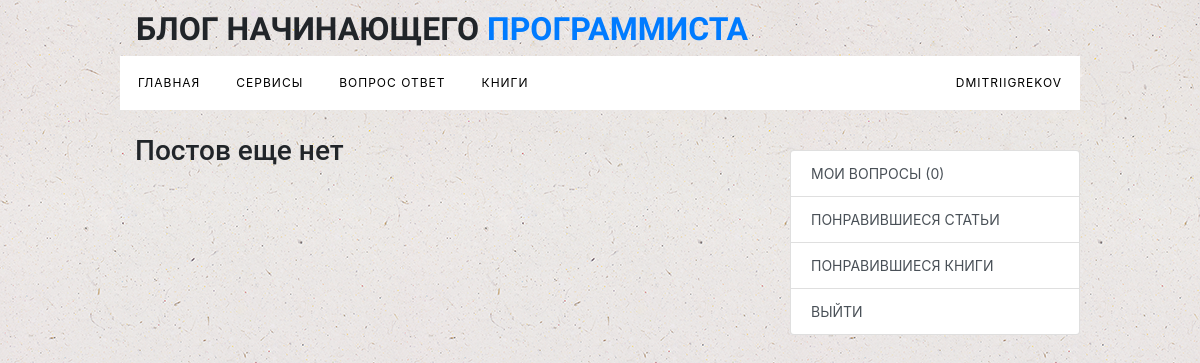
Page /accounts/my_questions/ (signed in) on the earlier database version.
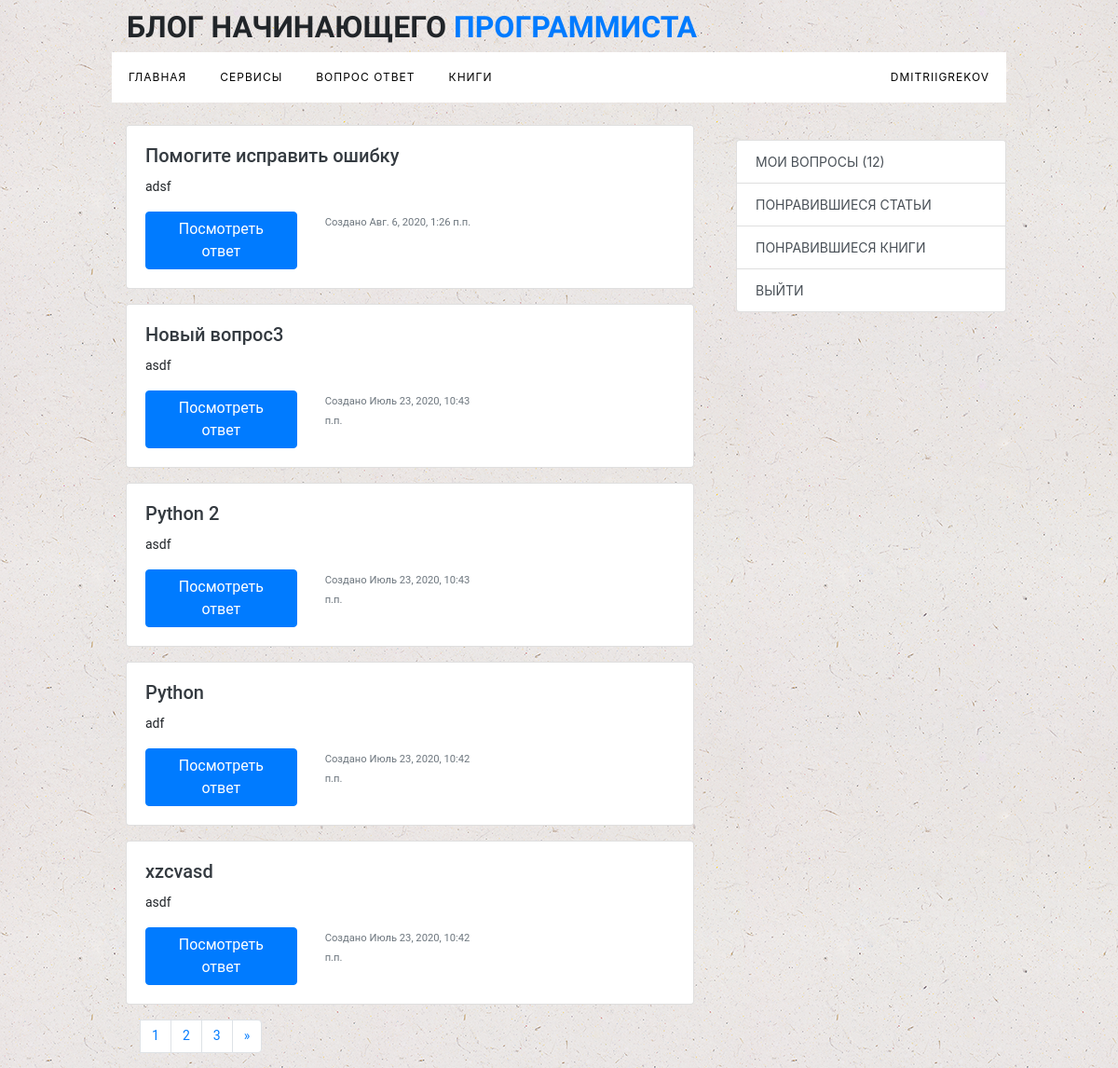
Same page on the later database version.
### questions/models.py (models this page shows, shortened)
class QuestionsModel(models.Model):
    title = models.CharField(max_length = 250)
    name = models.CharField(max_length = 100,default='None',blank=True)
    email = models.EmailField()
    question = models.TextField(verbose_name = 'Вопрос')
    publish = models.DateTimeField(auto_now_add = True)
    answer = models.TextField(blank = True)
    slug = models.SlugField(unique = True)
    question_image = models.ImageField(upload_to='images/',blank = True)
    user = models.ForeignKey(User,on_delete=models.CASCADE,related_name='questions')
    class Meta:
        verbose_name = 'Вопрос'
        verbose_name_plural = 'Вопросы'
        ordering = ('-publish',)
    tags = TaggableManager(verbose_name='Ключевые слова')
    def get_absolute_url(self):
        return reverse('questions:question_details',args = [self.slug])

### accounts/views.py (the view)
# urls.py: path('my_questions/',views.my_questions,name='my_questions'),
def my_questions(request):
    if request.user.is_authenticated:
        questions=request.user.questions.all()
        paginator = Paginator(questions,5)
        page = request.GET.get('page')
        try:
            questions= paginator.page(page)
        except PageNotAnInteger:
            questions= paginator.page(1)
        except EmptyPage:
            questions= paginator.page(paginator.num_pages)
        return render(request,'register/my_questions.html',{'questions':questions})

### context_processors/main_menu.py (called while the page is built)
def main(request):
    services =  ServiceModel.objects.all()
    if request.user.is_authenticated:
        user_question =request.user.questions.all()
        return {'services':services,'user_question':user_question}
    return {'services':services}

### services/models.py (called while the page is built)
    def get_absolute_url(self):
        return reverse('service:services',  args = [self.slug])

### accounts/templates/register/my_questions.html (shortened to what this page needs)
{% extends 'blog/base.html'%}
{% block content %}
<div class="row">
			<div class="col-lg-8 main-content">
                <div class='container-fluid'>
                <ul>
                    {% if questions%}
                    {% for question in questions%}
                <li class='main-item mb-3'>
						<div class="card mb-3">
                         <div class="row">
                           <div class="col-md-8">
                             <div class="card-body">
                                 <a href="{{question.get_absolute_url}}" class='text-dark item-url'><h5 class="card-title mb-0">{{question.title}}</h5></a>
                                 <p class="card-text">{{question.question|truncatechars:60}}</p>
                               <div class="row">
                               	<div class="col-lg-6">
                                    <a class='btn btn-primary' href="{{question.get_absolute_url}}" style='text-decoration: none;color:#fff;'>Посмотреть ответ</a>
                               	</div>
                               	<div class="col-lg-6">
                                    <p class="card-text"><small class="text-muted">Создано {{question.publish}}</small></p>
                               	</div>
                               </div>
                             </div>
                           </div>
                         </div>
                       </div>
					</li>
                    {%endfor%}
                </ul>
        {% include 'blog/pagination.html' with page=questions%}
                {% else%}
                <h3 class='card-text'>Постов еще нет</h3>
{% endif %}
            			</div>
                </div>
			<div class="col-lg-4 mb-3 main-sidebar">
								<div class="list-group sticky-top mt-3">
          <a class = 'list-group-item list-group-item-action'href="{% url 'accounts:my_questions'%}">Мои вопросы {% with user_question.count as questions%} ({{questions}}){% endwith%} </a>
          <a class = 'list-group-item list-group-item-action'href="{% url 'accounts:favourite_articles'%}">Понравившиеся статьи</a>
          <a class = 'list-group-item list-group-item-action'href="{% url 'accounts:favourite_books'%}">Понравившиеся книги</a>
          <a class = 'list-group-item list-group-item-action'href="{% url 'logout'%}">Выйти</a>
                </div>
			</div>
		</div>
        {% endblock%}

Differences in the rows shown:
added QuestionsModel: title "Помогите исправить ошибку", question "adsf", publish "Авг. 6, 2020, 1:26 п.п."
now on this page (row edited): QuestionsModel: title "Новый вопрос3", question "asdf", publish "Июль 23, 2020, 10:43 п.п."
changed QuestionsModel: user_id empty → 1 (drawn)
now on this page (row edited): QuestionsModel: title "Python 2", question "asdf", publish "Июль 23, 2020, 10:43 п.п."
now on this page (row edited): QuestionsModel: title "Python", question "adf", publish "Июль 23, 2020, 10:42 п.п."
now on this page (row edited): QuestionsModel: title "xzcvasd", question "asdf", publish "Июль 23, 2020, 10:42 п.п."
Other differences:
{{ questions }}: "0" → "12"
new list line: "1"
new list line: "2"
new list line: "3"
text no longer shown: "Постов еще нет"
